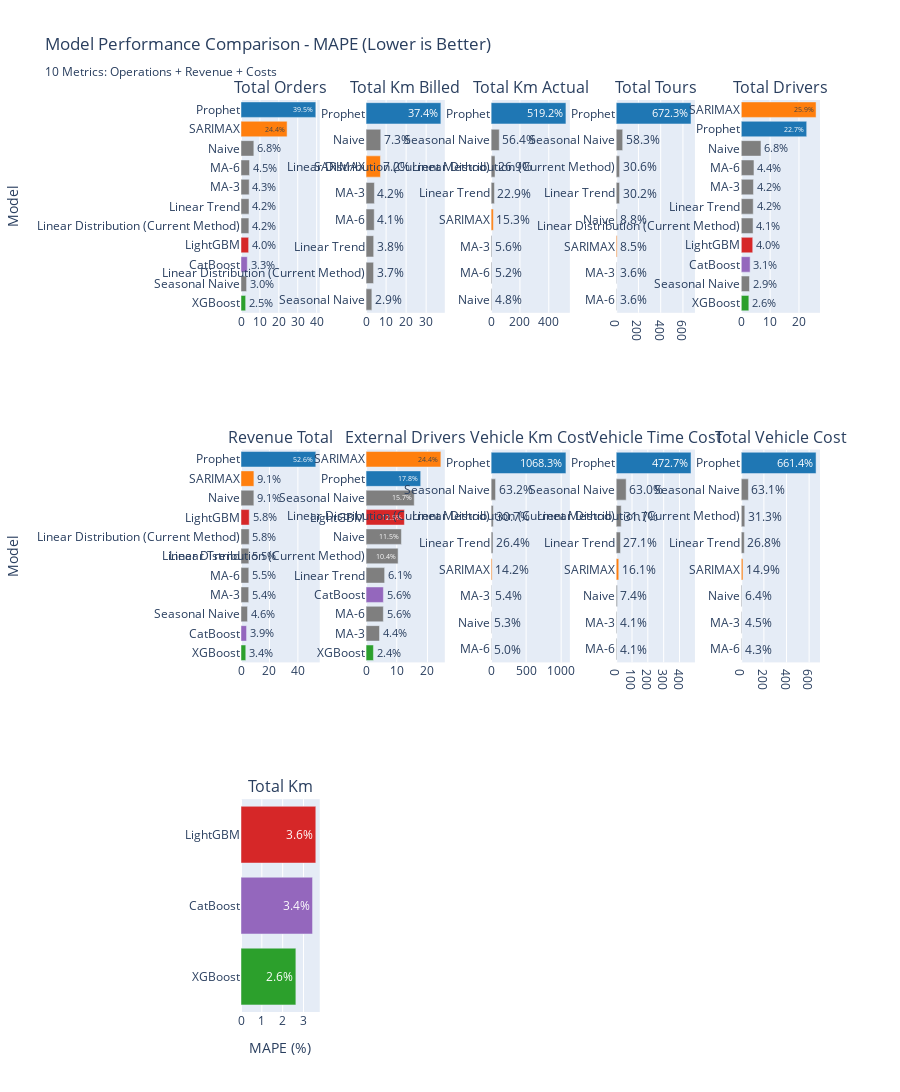

Notebook cell for this chart:
### Markdown cell above
## Section 3: Visualization - Model Comparison

Create comparison charts for all models.

### Code cell
# Create MAPE comparison chart - Updated for 10 metrics (2 rows × 5 cols)
num_metrics = len(target_metrics)
num_cols = 5
num_rows = (num_metrics + num_cols - 1) // num_cols  # Ceiling division

fig = make_subplots(
    rows=num_rows, cols=num_cols,
    subplot_titles=[m.replace('_', ' ').title() for m in target_metrics],
    horizontal_spacing=0.08,
    vertical_spacing=0.15
)

colors = {
    'Baseline': '#7f7f7f',
    'Prophet': '#1f77b4',
    'SARIMAX': '#ff7f0e',
    'XGBoost': '#2ca02c',
    'LightGBM': '#d62728',
    'CatBoost': '#9467bd'
}

for idx, target_metric in enumerate(target_metrics):
    row = (idx // num_cols) + 1
    col = (idx % num_cols) + 1
    
    metric_df = metrics_df[metrics_df['metric'] == target_metric].sort_values('MAPE')
    
    fig.add_trace(
        go.Bar(
            y=metric_df['model'],
            x=metric_df['MAPE'],
            orientation='h',
            marker=dict(
                color=[colors.get(mf, '#999999') for mf in metric_df['model_family']]
            ),
            showlegend=False,
            text=metric_df['MAPE'].apply(lambda x: f"{x:.1f}%"),
            textposition='auto'
        ),
        row=row, col=col
    )

# Update axes labels
for i in range(1, num_cols + 1):
    fig.update_xaxes(title_text="MAPE (%)", row=num_rows, col=i)

fig.update_yaxes(title_text="Model", row=1, col=1)
if num_rows > 1:
    fig.update_yaxes(title_text="Model", row=2, col=1)

fig.update_layout(
    title_text="Model Performance Comparison - MAPE (Lower is Better)<br><sub>10 Metrics: Operations + Revenue + Costs</sub>",
    height=400 * num_rows,  # Adjust height based on number of rows
    showlegend=False
)

fig.show()

# Save
results_dir = Path('../results')
results_dir.mkdir(exist_ok=True)
fig.write_html(results_dir / 'model_comparison_mape.html')
print(f"✓ Saved: results/model_comparison_mape.html")
print(f"  Layout: {num_rows} rows × {num_cols} columns = {num_metrics} metrics")

### Figure 1 — Plotly figure (JSON) as saved in the notebook; plotly's stock layout.template omitted (floating-point values rounded to 4 significant figures)
{"data": [{"marker": {"color": ["#2ca02c", "#7f7f7f", "#9467bd", "#d62728", "#7f7f7f", "#7f7f7f", "#7f7f7f", "#7f7f7f", "#7f7f7f", "#ff7f0e", "#1f77b4"]}, "orientation": "h", "showlegend": false, "text": ["2.5%", "3.0%", "3.3%", "4.0%", "4.2%", "4.2%", "4.3%", "4.5%", "6.8%", "24.4%", "39.5%"], "textposition": "auto", "type": "bar", "x": [2.458, 2.951, 3.327, 4.041, 4.17, 4.229, 4.336, 4.509, 6.788, 24.38, 39.55], "xaxis": "x", "y": ["XGBoost", "Seasonal Naive", "CatBoost", "LightGBM", "Linear Distribution (Current Method)", "Linear Trend", "MA-3", "MA-6", "Naive", "SARIMAX", "Prophet"], "yaxis": "y"}, {"marker": {"color": ["#7f7f7f", "#7f7f7f", "#7f7f7f", "#7f7f7f", "#7f7f7f", "#ff7f0e", "#7f7f7f", "#1f77b4"]}, "orientation": "h", "showlegend": false, "text": ["2.9%", "3.7%", "3.8%", "4.1%", "4.2%", "7.2%", "7.3%", "37.4%"], "textposition": "auto", "type": "bar", "x": [2.892, 3.747, 3.801, 4.073, 4.161, 7.179, 7.347, 37.35], "xaxis": "x2", "y": ["Seasonal Naive", "Linear Distribution (Current Method)", "Linear Trend", "MA-6", "MA-3", "SARIMAX", "Naive", "Prophet"], "yaxis": "y2"}, {"marker": {"color": ["#7f7f7f", "#7f7f7f", "#7f7f7f", "#ff7f0e", "#7f7f7f", "#7f7f7f", "#7f7f7f", "#1f77b4"]}, "orientation": "h", "showlegend": false, "text": ["4.8%", "5.2%", "5.6%", "15.3%", "22.9%", "26.9%", "56.4%", "519.2%"], "textposition": "auto", "type": "bar", "x": [4.771, 5.151, 5.583, 15.29, 22.93, 26.91, 56.41, 519.2], "xaxis": "x3", "y": ["Naive", "MA-6", "MA-3", "SARIMAX", "Linear Trend", "Linear Distribution (Current Method)", "Seasonal Naive", "Prophet"], "yaxis": "y3"}, {"marker": {"color": ["#7f7f7f", "#7f7f7f", "#ff7f0e", "#7f7f7f", "#7f7f7f", "#7f7f7f", "#7f7f7f", "#1f77b4"]}, "orientation": "h", "showlegend": false, "text": ["3.6%", "3.6%", "8.5%", "8.8%", "30.2%", "30.6%", "58.3%", "672.3%"], "textposition": "auto", "type": "bar", "x": [3.615, 3.64, 8.499, 8.753, 30.17, 30.59, 58.26, 672.3], "xaxis": "x4", "y": ["MA-6", "MA-3", "SARIMAX", "Naive", "Linear Trend", "Linear Distribution (Current Method)", "Seasonal Naive", "Prophet"], "yaxis": "y4"}, {"marker": {"color": ["#2ca02c", "#7f7f7f", "#9467bd", "#d62728", "#7f7f7f", "#7f7f7f", "#7f7f7f", "#7f7f7f", "#7f7f7f", "#1f77b4", "#ff7f0e"]}, "orientation": "h", "showlegend": false, "text": ["2.6%", "2.9%", "3.1%", "4.0%", "4.1%", "4.2%", "4.2%", "4.4%", "6.8%", "22.7%", "25.9%"], "textposition": "auto", "type": "bar", "x": [2.628, 2.854, 3.073, 3.978, 4.092, 4.156, 4.231, 4.404, 6.835, 22.68, 25.92], "xaxis": "x5", "y": ["XGBoost", "Seasonal Naive", "CatBoost", "LightGBM", "Linear Distribution (Current Method)", "Linear Trend", "MA-3", "MA-6", "Naive", "Prophet", "SARIMAX"], "yaxis": "y5"}, {"marker": {"color": ["#2ca02c", "#9467bd", "#7f7f7f", "#7f7f7f", "#7f7f7f", "#7f7f7f", "#7f7f7f", "#d62728", "#7f7f7f", "#ff7f0e", "#1f77b4"]}, "orientation": "h", "showlegend": false, "text": ["3.4%", "3.9%", "4.6%", "5.4%", "5.5%", "5.5%", "5.8%", "5.8%", "9.1%", "9.1%", "52.6%"], "textposition": "auto", "type": "bar", "x": [3.356, 3.902, 4.587, 5.417, 5.479, 5.53, 5.768, 5.786, 9.053, 9.074, 52.61], "xaxis": "x6", "y": ["XGBoost", "CatBoost", "Seasonal Naive", "MA-3", "MA-6", "Linear Trend", "Linear Distribution (Current Method)", "LightGBM", "Naive", "SARIMAX", "Prophet"], "yaxis": "y6"}, {"marker": {"color": ["#2ca02c", "#7f7f7f", "#7f7f7f", "#9467bd", "#7f7f7f", "#7f7f7f", "#7f7f7f", "#d62728", "#7f7f7f", "#1f77b4", "#ff7f0e"]}, "orientation": "h", "showlegend": false, "text": ["2.4%", "4.4%", "5.6%", "5.6%", "6.1%", "10.4%", "11.5%", "12.5%", "15.7%", "17.8%", "24.4%"], "textposition": "auto", "type": "bar", "x": [2.402, 4.377, 5.63, 5.644, 6.05, 10.45, 11.52, 12.49, 15.7, 17.8, 24.38], "xaxis": "x7", "y": ["XGBoost", "MA-3", "MA-6", "CatBoost", "Linear Trend", "Linear Distribution (Current Method)", "Naive", "LightGBM", "Seasonal Naive", "Prophet", "SARIMAX"], "yaxis": "y7"}, {"marker": {"color": ["#7f7f7f", "#7f7f7f", "#7f7f7f", "#ff7f0e", "#7f7f7f", "#7f7f7f", "#7f7f7f", "#1f77b4"]}, "orientation": "h", "showlegend": false, "text": ["5.0%", "5.3%", "5.4%", "14.2%", "26.4%", "30.7%", "63.2%", "1068.3%"], "textposition": "auto", "type": "bar", "x": [5.042, 5.286, 5.399, 14.15, 26.37, 30.68, 63.22, 1068.0], "xaxis": "x8", "y": ["MA-6", "Naive", "MA-3", "SARIMAX", "Linear Trend", "Linear Distribution (Current Method)", "Seasonal Naive", "Prophet"], "yaxis": "y8"}, {"marker": {"color": ["#7f7f7f", "#7f7f7f", "#7f7f7f", "#ff7f0e", "#7f7f7f", "#7f7f7f", "#7f7f7f", "#1f77b4"]}, "orientation": "h", "showlegend": false, "text": ["4.1%", "4.1%", "7.4%", "16.1%", "27.1%", "31.7%", "63.0%", "472.7%"], "textposition": "auto", "type": "bar", "x": [4.096, 4.101, 7.393, 16.11, 27.09, 31.71, 62.99, 472.7], "xaxis": "x9", "y": ["MA-6", "MA-3", "Naive", "SARIMAX", "Linear Trend", "Linear Distribution (Current Method)", "Seasonal Naive", "Prophet"], "yaxis": "y9"}, {"marker": {"color": ["#7f7f7f", "#7f7f7f", "#7f7f7f", "#ff7f0e", "#7f7f7f", "#7f7f7f", "#7f7f7f", "#1f77b4"]}, "orientation": "h", "showlegend": false, "text": ["4.3%", "4.5%", "6.4%", "14.9%", "26.8%", "31.3%", "63.1%", "661.4%"], "textposition": "auto", "type": "bar", "x": [4.337, 4.518, 6.391, 14.95, 26.78, 31.27, 63.09, 661.4], "xaxis": "x10", "y": ["MA-6", "MA-3", "Naive", "SARIMAX", "Linear Trend", "Linear Distribution (Current Method)", "Seasonal Naive", "Prophet"], "yaxis": "y10"}, {"marker": {"color": ["#2ca02c", "#9467bd", "#d62728"]}, "orientation": "h", "showlegend": false, "text": ["2.6%", "3.4%", "3.6%"], "textposition": "auto", "type": "bar", "x": [2.633, 3.434, 3.591], "xaxis": "x11", "y": ["XGBoost", "CatBoost", "LightGBM"], "yaxis": "y11"}], "layout": {"annotations": [{"font": {"size": 16}, "showarrow": false, "text": "Total Orders", "x": 0.068, "xanchor": "center", "xref": "paper", "y": 1.0, "yanchor": "bottom", "yref": "paper"}, {"font": {"size": 16}, "showarrow": false, "text": "Total Km Billed", "x": 0.284, "xanchor": "center", "xref": "paper", "y": 1.0, "yanchor": "bottom", "yref": "paper"}, {"font": {"size": 16}, "showarrow": false, "text": "Total Km Actual", "x": 0.5, "xanchor": "center", "xref": "paper", "y": 1.0, "yanchor": "bottom", "yref": "paper"}, {"font": {"size": 16}, "showarrow": false, "text": "Total Tours", "x": 0.716, "xanchor": "center", "xref": "paper", "y": 1.0, "yanchor": "bottom", "yref": "paper"}, {"font": {"size": 16}, "showarrow": false, "text": "Total Drivers", "x": 0.932, "xanchor": "center", "xref": "paper", "y": 1.0, "yanchor": "bottom", "yref": "paper"}, {"font": {"size": 16}, "showarrow": false, "text": "Revenue Total", "x": 0.068, "xanchor": "center", "xref": "paper", "y": 0.6167, "yanchor": "bottom", "yref": "paper"}, {"font": {"size": 16}, "showarrow": false, "text": "External Drivers", "x": 0.284, "xanchor": "center", "xref": "paper", "y": 0.6167, "yanchor": "bottom", "yref": "paper"}, {"font": {"size": 16}, "showarrow": false, "text": "Vehicle Km Cost", "x": 0.5, "xanchor": "center", "xref": "paper", "y": 0.6167, "yanchor": "bottom", "yref": "paper"}, {"font": {"size": 16}, "showarrow": false, "text": "Vehicle Time Cost", "x": 0.716, "xanchor": "center", "xref": "paper", "y": 0.6167, "yanchor": "bottom", "yref": "paper"}, {"font": {"size": 16}, "showarrow": false, "text": "Total Vehicle Cost", "x": 0.932, "xanchor": "center", "xref": "paper", "y": 0.6167, "yanchor": "bottom", "yref": "paper"}, {"font": {"size": 16}, "showarrow": false, "text": "Total Km", "x": 0.068, "xanchor": "center", "xref": "paper", "y": 0.2333, "yanchor": "bottom", "yref": "paper"}], "height": 1200, "showlegend": false, "title": {"text": "Model Performance Comparison - MAPE (Lower is Better)<br><sub>10 Metrics: Operations + Revenue + Costs</sub>"}, "xaxis": {"anchor": "y", "domain": [0, 0.136]}, "xaxis10": {"anchor": "y10", "domain": [0.864, 1.0]}, "xaxis11": {"anchor": "y11", "domain": [0, 0.136], "title": {"text": "MAPE (%)"}}, "xaxis12": {"anchor": "y12", "domain": [0.216, 0.352], "title": {"text": "MAPE (%)"}}, "xaxis13": {"anchor": "y13", "domain": [0.432, 0.568], "title": {"text": "MAPE (%)"}}, "xaxis14": {"anchor": "y14", "domain": [0.648, 0.784], "title": {"text": "MAPE (%)"}}, "xaxis15": {"anchor": "y15", "domain": [0.864, 1.0], "title": {"text": "MAPE (%)"}}, "xaxis2": {"anchor": "y2", "domain": [0.216, 0.352]}, "xaxis3": {"anchor": "y3", "domain": [0.432, 0.568]}, "xaxis4": {"anchor": "y4", "domain": [0.648, 0.784]}, "xaxis5": {"anchor": "y5", "domain": [0.864, 1.0]}, "xaxis6": {"anchor": "y6", "domain": [0, 0.136]}, "xaxis7": {"anchor": "y7", "domain": [0.216, 0.352]}, "xaxis8": {"anchor": "y8", "domain": [0.432, 0.568]}, "xaxis9": {"anchor": "y9", "domain": [0.648, 0.784]}, "yaxis": {"anchor": "x", "domain": [0.7667, 1.0], "title": {"text": "Model"}}, "yaxis10": {"anchor": "x10", "domain": [0.3833, 0.6167]}, "yaxis11": {"anchor": "x11", "domain": [0, 0.2333]}, "yaxis12": {"anchor": "x12", "domain": [0, 0.2333]}, "yaxis13": {"anchor": "x13", "domain": [0, 0.2333]}, "yaxis14": {"anchor": "x14", "domain": [0, 0.2333]}, "yaxis15": {"anchor": "x15", "domain": [0, 0.2333]}, "yaxis2": {"anchor": "x2", "domain": [0.7667, 1.0]}, "yaxis3": {"anchor": "x3", "domain": [0.7667, 1.0]}, "yaxis4": {"anchor": "x4", "domain": [0.7667, 1.0]}, "yaxis5": {"anchor": "x5", "domain": [0.7667, 1.0]}, "yaxis6": {"anchor": "x6", "domain": [0.3833, 0.6167], "title": {"text": "Model"}}, "yaxis7": {"anchor": "x7", "domain": [0.3833, 0.6167]}, "yaxis8": {"anchor": "x8", "domain": [0.3833, 0.6167]}, "yaxis9": {"anchor": "x9", "domain": [0.3833, 0.6167]}}}
